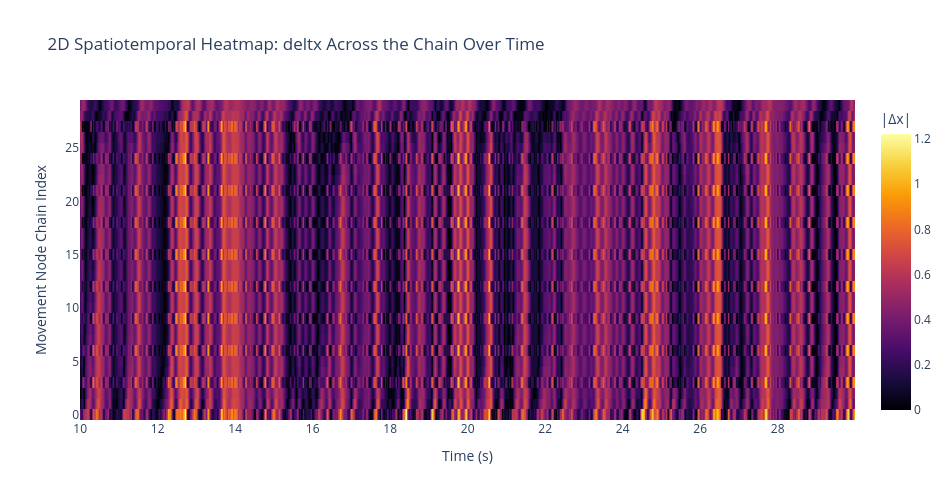

Here is the notebook cell this chart was saved with:
### Code cell
fig_spacetime = plot_movement_nodes_spacetime(
    X, N=N, start_step=1000, end_step=3000, dt=dt
)
fig_spacetime.show()

### Figure 1 — Plotly figure (JSON) as saved in the notebook; plotly's stock layout.template omitted (floating-point values rounded to 4 significant figures; data arrays with more than 128 entries replaced by an {"elided": "..."} marker saying what was removed)
{"data": [{"colorbar": {"title": {"text": "|Δx|"}}, "colorscale": [[0, "#000004"], [0.1111, "#1b0c41"], [0.2222, "#4a0c6b"], [0.3333, "#781c6d"], [0.4444, "#a52c60"], [0.5556, "#cf4446"], [0.6667, "#ed6925"], [0.7778, "#fb9b06"], [0.8889, "#f7d13d"], [1, "#fcffa4"]], "type": "heatmap", "x": {"elided": "2000 float values"}, "y": [0, 1, 2, 3, 4, 5, 6, 7, 8, 9, 10, 11, 12, 13, 14, 15, 16, 17, 18, 19, 20, 21, 22, 23, 24, 25, 26, 27, 28, 29], "z": {"elided": "30x2000 float values"}}], "layout": {"height": 500, "title": {"text": "2D Spatiotemporal Heatmap: deltx Across the Chain Over Time"}, "width": 950, "xaxis": {"title": {"text": "Time (s)"}}, "yaxis": {"title": {"text": "Movement Node Chain Index"}}}}
